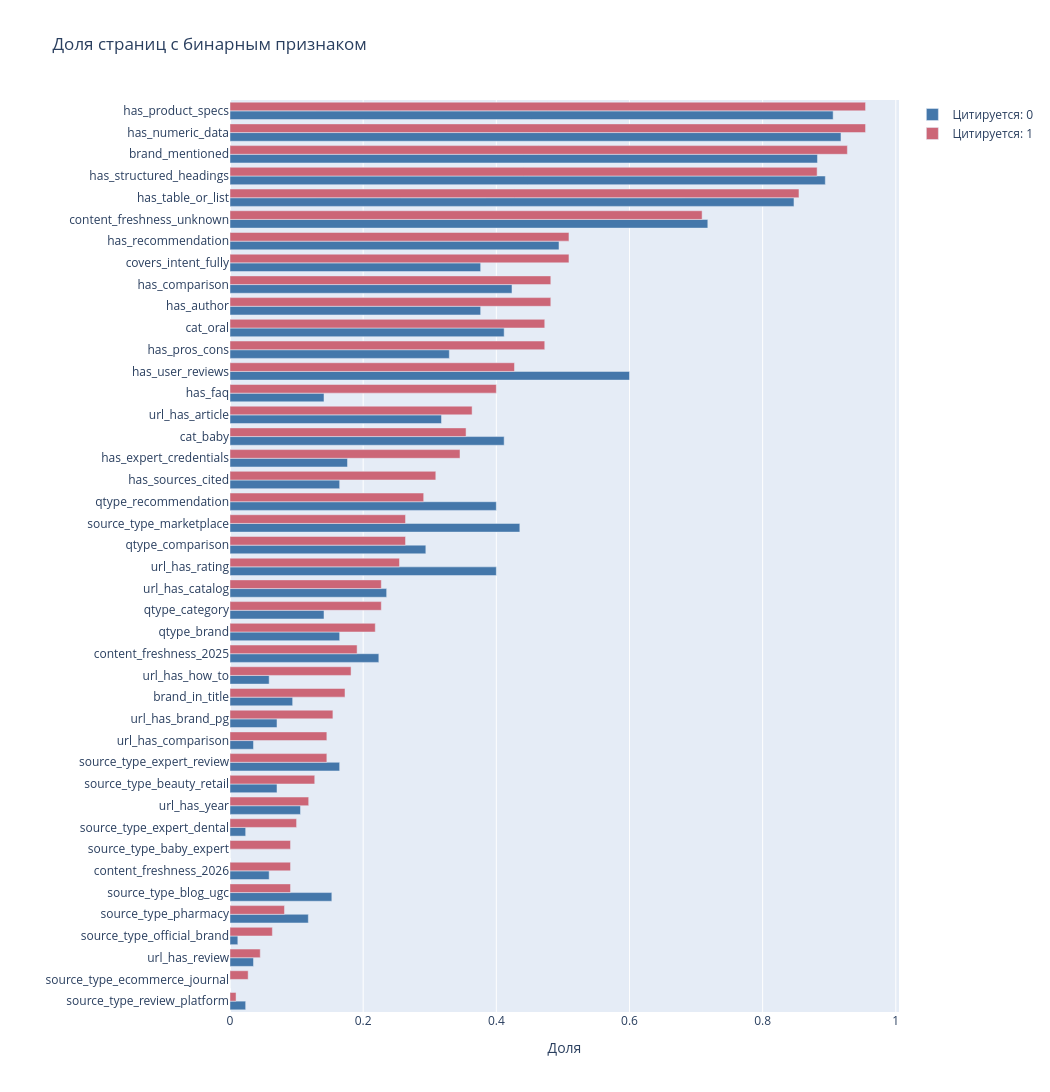
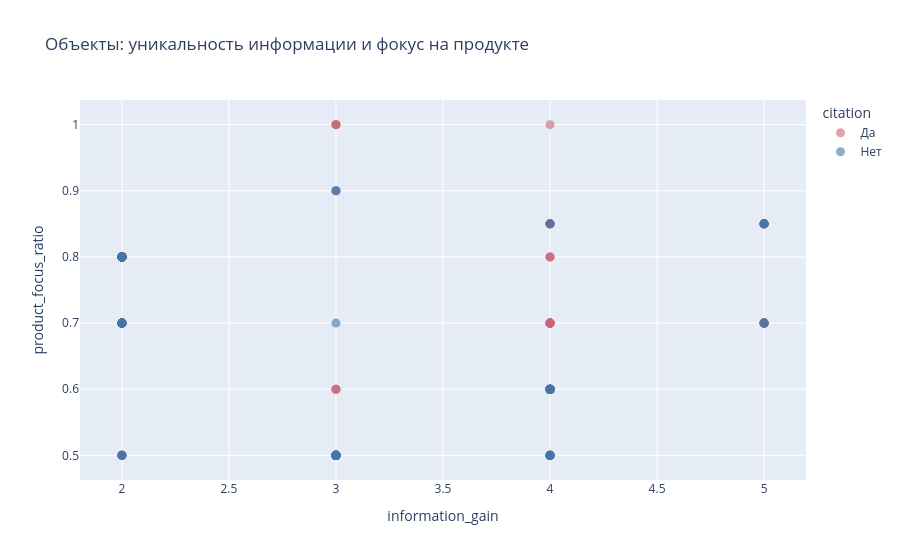

Source (notebook cell) for these figures, in order:
### Code cell
eda_prevalence = df.groupby(eda_target)[eda_binary].mean().T.sort_values(1)
fig = go.Figure()
for label, color in ((0, eda_colors["Нет"]), (1, eda_colors["Да"])):
    fig.add_bar(y=eda_prevalence.index, x=eda_prevalence[label], orientation="h",
                name=f"Цитируется: {label}", marker_color=color)
fig.update_layout(title="Доля страниц с бинарным признаком", barmode="group",
                  xaxis_title="Доля", height=1300, width=1050,
                  margin=dict(l=230))
fig.show()
logger.report_plotly(title="EDA", series="binary_prevalence", figure=fig)

fig = px.scatter(df.assign(citation=df[eda_target].map({0: "Нет", 1: "Да"})),
                 x="information_gain", y="product_focus_ratio",
                 color="citation", hover_data=["query", "domain"],
                 title="Объекты: уникальность информации и фокус на продукте",
                 color_discrete_map=eda_colors)
fig.update_traces(marker=dict(size=9, opacity=0.6))
fig.show()
logger.report_plotly(title="EDA", series="content_scatter", figure=fig)

### Figure 1 — Plotly figure (JSON) as saved in the notebook; plotly's stock layout.template omitted (floating-point values rounded to 4 significant figures)
{"data": [{"marker": {"color": "#4477AA"}, "name": "Цитируется: 0", "orientation": "h", "x": [0.02353, 0.0, 0.03529, 0.01176, 0.1176, 0.1529, 0.05882, 0.0, 0.02353, 0.1059, 0.07059, 0.1647, 0.03529, 0.07059, 0.09412, 0.05882, 0.2235, 0.1647, 0.1412, 0.2353, 0.4, 0.2941, 0.4353, 0.4, 0.1647, 0.1765, 0.4118, 0.3176, 0.1412, 0.6, 0.3294, 0.4118, 0.3765, 0.4235, 0.3765, 0.4941, 0.7176, 0.8471, 0.8941, 0.8824, 0.9176, 0.9059], "y": ["source_type_review_platform", "source_type_ecommerce_journal", "url_has_review", "source_type_official_brand", "source_type_pharmacy", "source_type_blog_ugc", "content_freshness_2026", "source_type_baby_expert", "source_type_expert_dental", "url_has_year", "source_type_beauty_retail", "source_type_expert_review", "url_has_comparison", "url_has_brand_pg", "brand_in_title", "url_has_how_to", "content_freshness_2025", "qtype_brand", "qtype_category", "url_has_catalog", "url_has_rating", "qtype_comparison", "source_type_marketplace", "qtype_recommendation", "has_sources_cited", "has_expert_credentials", "cat_baby", "url_has_article", "has_faq", "has_user_reviews", "has_pros_cons", "cat_oral", "has_author", "has_comparison", "covers_intent_fully", "has_recommendation", "content_freshness_unknown", "has_table_or_list", "has_structured_headings", "brand_mentioned", "has_numeric_data", "has_product_specs"], "type": "bar"}, {"marker": {"color": "#CC6677"}, "name": "Цитируется: 1", "orientation": "h", "x": [0.009091, 0.02727, 0.04545, 0.06364, 0.08182, 0.09091, 0.09091, 0.09091, 0.1, 0.1182, 0.1273, 0.1455, 0.1455, 0.1545, 0.1727, 0.1818, 0.1909, 0.2182, 0.2273, 0.2273, 0.2545, 0.2636, 0.2636, 0.2909, 0.3091, 0.3455, 0.3545, 0.3636, 0.4, 0.4273, 0.4727, 0.4727, 0.4818, 0.4818, 0.5091, 0.5091, 0.7091, 0.8545, 0.8818, 0.9273, 0.9545, 0.9545], "y": ["source_type_review_platform", "source_type_ecommerce_journal", "url_has_review", "source_type_official_brand", "source_type_pharmacy", "source_type_blog_ugc", "content_freshness_2026", "source_type_baby_expert", "source_type_expert_dental", "url_has_year", "source_type_beauty_retail", "source_type_expert_review", "url_has_comparison", "url_has_brand_pg", "brand_in_title", "url_has_how_to", "content_freshness_2025", "qtype_brand", "qtype_category", "url_has_catalog", "url_has_rating", "qtype_comparison", "source_type_marketplace", "qtype_recommendation", "has_sources_cited", "has_expert_credentials", "cat_baby", "url_has_article", "has_faq", "has_user_reviews", "has_pros_cons", "cat_oral", "has_author", "has_comparison", "covers_intent_fully", "has_recommendation", "content_freshness_unknown", "has_table_or_list", "has_structured_headings", "brand_mentioned", "has_numeric_data", "has_product_specs"], "type": "bar"}], "layout": {"barmode": "group", "height": 1300, "margin": {"l": 230}, "title": {"text": "Доля страниц с бинарным признаком"}, "width": 1050, "xaxis": {"title": {"text": "Доля"}}}}

### Figure 2 — Plotly figure (JSON) as saved in the notebook; plotly's stock layout.template omitted (floating-point values rounded to 4 significant figures; data arrays with more than 128 entries replaced by an {"elided": "..."} marker saying what was removed)
{"data": [{"customdata": {"elided": "110x2 str values"}, "hovertemplate": "citation=Да<br>information_gain=%{x}<br>product_focus_ratio=%{y}<br>query=%{customdata[0]}<br>domain=%{customdata[1]}<extra></extra>", "legendgroup": "Да", "marker": {"color": "#CC6677", "opacity": 0.6, "size": 9, "symbol": "circle"}, "mode": "markers", "name": "Да", "orientation": "v", "showlegend": true, "x": [2, 2, 4, 5, 3, 2, 2, 2, 3, 2, 4, 5, 4, 3, 4, 2, 5, 2, 4, 5, 4, 3, 5, 4, 4, 5, 4, 2, 4, 5, 2, 2, 2, 2, 5, 2, 2, 2, 5, 5, 3, 2, 2, 3, 3, 2, 5, 3, 2, 3, 2, 2, 4, 3, 3, 4, 2, 3, 4, 2, 4, 3, 4, 3, 4, 4, 3, 4, 3, 4, 4, 4, 3, 4, 4, 3, 4, 4, 4, 4, 2, 2, 2, 2, 4, 2, 2, 2, 2, 2, 2, 4, 4, 4, 4, 3, 5, 5, 5, 5, 4, 5, 4, 5, 5, 4, 5, 4, 4, 4], "xaxis": "x", "y": [0.7, 0.7, 0.6, 0.7, 0.5, 0.8, 0.8, 0.8, 0.9, 0.8, 0.6, 0.7, 0.5, 0.5, 0.6, 0.7, 0.7, 0.7, 1.0, 0.7, 0.6, 0.5, 0.7, 0.6, 0.6, 0.7, 0.6, 0.8, 0.6, 0.7, 0.5, 0.8, 0.8, 0.8, 0.7, 0.8, 0.8, 0.8, 0.7, 0.7, 0.5, 0.7, 0.7, 1.0, 1.0, 0.8, 0.7, 1.0, 0.5, 1.0, 0.8, 0.5, 0.7, 0.5, 0.5, 0.6, 0.8, 0.5, 0.7, 0.8, 0.6, 0.5, 0.7, 0.6, 0.8, 0.6, 0.5, 0.7, 0.6, 0.7, 0.8, 0.7, 0.5, 0.7, 0.7, 0.6, 0.6, 0.8, 0.6, 0.7, 0.7, 0.5, 0.7, 0.8, 0.7, 0.8, 0.8, 0.8, 0.8, 0.8, 0.8, 0.5, 0.5, 0.5, 0.5, 0.5, 0.85, 0.85, 0.85, 0.85, 0.85, 0.85, 0.85, 0.85, 0.85, 0.85, 0.85, 0.85, 0.85, 0.85], "yaxis": "y", "type": "scatter"}, {"customdata": {"elided": "85x2 str values"}, "hovertemplate": "citation=Нет<br>information_gain=%{x}<br>product_focus_ratio=%{y}<br>query=%{customdata[0]}<br>domain=%{customdata[1]}<extra></extra>", "legendgroup": "Нет", "marker": {"color": "#4477AA", "opacity": 0.6, "size": 9, "symbol": "circle"}, "mode": "markers", "name": "Нет", "orientation": "v", "showlegend": true, "x": [2, 5, 2, 2, 3, 2, 2, 2, 3, 2, 4, 3, 4, 2, 2, 2, 5, 4, 2, 4, 4, 3, 2, 2, 2, 2, 2, 2, 2, 2, 2, 2, 2, 2, 2, 2, 4, 2, 2, 3, 4, 4, 2, 3, 3, 3, 3, 3, 2, 4, 2, 2, 3, 2, 4, 2, 3, 2, 2, 3, 3, 3, 2, 2, 2, 2, 2, 2, 2, 2, 4, 3, 4, 3, 3, 4, 4, 4, 4, 5, 5, 5, 5, 5, 4], "xaxis": "x", "y": [0.7, 0.7, 0.5, 0.8, 0.5, 0.5, 0.7, 0.5, 0.9, 0.7, 0.6, 0.5, 0.6, 0.7, 0.5, 0.8, 0.7, 0.6, 0.7, 0.6, 0.5, 0.5, 0.8, 0.8, 0.8, 0.8, 0.8, 0.8, 0.8, 0.7, 0.7, 0.7, 0.7, 0.8, 0.8, 0.8, 0.6, 0.8, 0.7, 0.5, 0.6, 0.6, 0.8, 0.5, 0.5, 0.5, 0.9, 0.5, 0.8, 0.6, 0.8, 0.8, 0.5, 0.8, 0.6, 0.8, 0.5, 0.8, 0.8, 0.5, 0.5, 0.5, 0.8, 0.8, 0.8, 0.8, 0.8, 0.8, 0.8, 0.8, 0.5, 0.5, 0.5, 0.7, 0.5, 0.5, 0.5, 0.5, 0.85, 0.85, 0.85, 0.85, 0.85, 0.85, 0.85], "yaxis": "y", "type": "scatter"}], "layout": {"legend": {"title": {"text": "citation"}, "tracegroupgap": 0}, "title": {"text": "Объекты: уникальность информации и фокус на продукте"}, "xaxis": {"anchor": "y", "domain": [0.0, 1.0], "title": {"text": "information_gain"}}, "yaxis": {"anchor": "x", "domain": [0.0, 1.0], "title": {"text": "product_focus_ratio"}}}}
